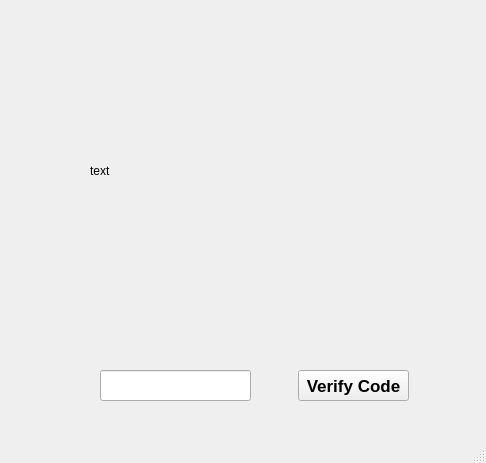
<?xml version="1.0" encoding="UTF-8"?>
<ui version="4.0">
 <class>MainWindow</class>
 <widget class="QMainWindow" name="MainWindow">
  <property name="geometry">
   <rect>
    <x>0</x>
    <y>0</y>
    <width>486</width>
    <height>463</height>
   </rect>
  </property>
  <property name="windowTitle">
   <string>MainWindow</string>
  </property>
  <widget class="QWidget" name="centralwidget">
   <widget class="QPushButton" name="verifyButton">
    <property name="geometry">
     <rect>
      <x>298</x>
      <y>370</y>
      <width>111</width>
      <height>31</height>
     </rect>
    </property>
    <property name="font">
     <font>
      <pointsize>13</pointsize>
      <weight>75</weight>
      <bold>true</bold>
     </font>
    </property>
    <property name="cursor">
     <cursorShape>BusyCursor</cursorShape>
    </property>
    <property name="text">
     <string>Verify Code</string>
    </property>
   </widget>
   <widget class="QLineEdit" name="codeInput">
    <property name="geometry">
     <rect>
      <x>100</x>
      <y>370</y>
      <width>151</width>
      <height>31</height>
     </rect>
    </property>
   </widget>
   <widget class="QLabel" name="QRCode">
    <property name="geometry">
     <rect>
      <x>90</x>
      <y>30</y>
      <width>291</width>
      <height>281</height>
     </rect>
    </property>
    <property name="text">
     <string>text</string>
    </property>
    <property name="pixmap">
     <pixmap>../qrcode.png</pixmap>
    </property>
    <property name="scaledContents">
     <bool>true</bool>
    </property>
   </widget>
  </widget>
  <widget class="QMenuBar" name="menubar">
   <property name="geometry">
    <rect>
     <x>0</x>
     <y>0</y>
     <width>486</width>
     <height>24</height>
    </rect>
   </property>
  </widget>
  <widget class="QStatusBar" name="statusbar"/>
 </widget>
 <resources/>
 <connections/>
</ui>
